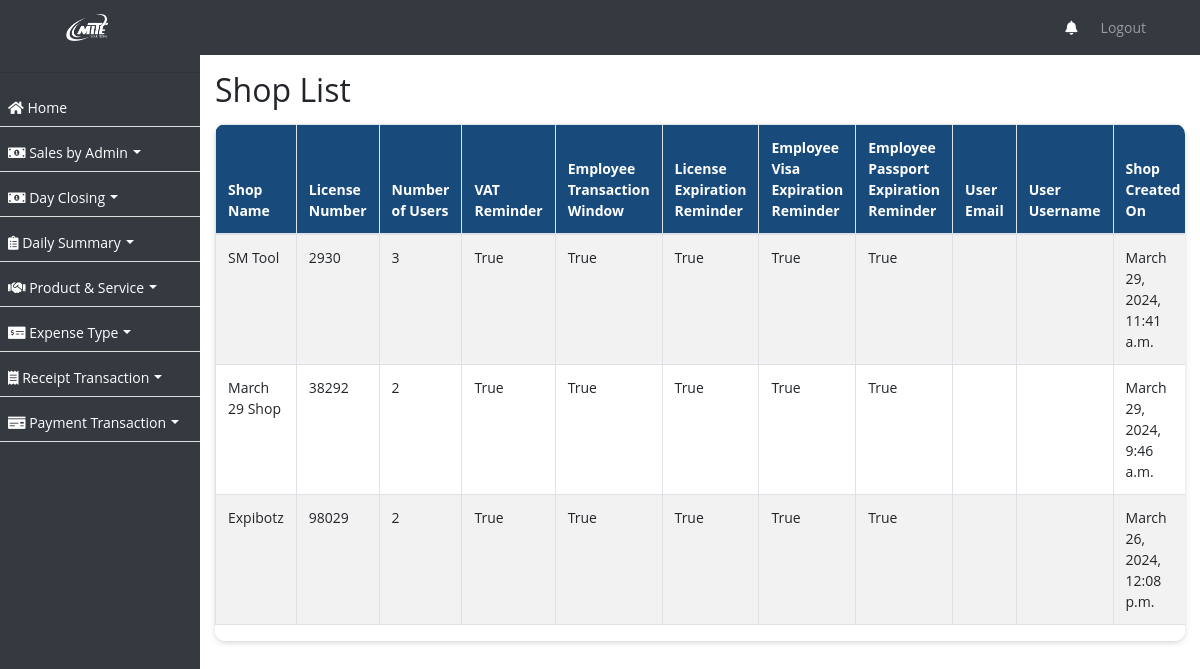
The app's page /shop/ with its own data.
### ezshopapp/models.py (models this page shows, shortened)
class Shop(models.Model):
    name = models.CharField(max_length=255, verbose_name='Shop Name')
    license_number = models.CharField(max_length=50, unique=True)
    num_users = models.PositiveIntegerField(verbose_name='Number of Users')
    vat_remainder = models.BooleanField(default=True, verbose_name='VAT Reminder')
    employee_transaction_window = models.BooleanField(default=True)
    license_expiration_reminder = models.BooleanField(default=True, verbose_name='License Expiration Reminder')
    employee_visa_expiration_reminder = models.BooleanField(default=True, verbose_name='Employee Visa Expiration Reminder')
    employee_passport_expiration_reminder = models.BooleanField(default=True, verbose_name='Employee Passport Expiration Reminder')
    admin_email = models.EmailField(max_length=100, default='')
    created_on = models.DateTimeField(auto_now_add=True, null=True)

### ezshopapp/views.py (the view)
# urls.py: path('shop/', ShopListView.as_view(), name='shop_list'),
class ShopListView(ListView):
    model = Shop
    template_name = 'shop_list.html'
    context_object_name = 'shops'
    def get_queryset(self):
        return Shop.objects.all().order_by('-name')

### ezshopapp/templates/shop_list.html (shortened to what this page needs)
{% extends 'base.html' %}
{% block content %}
  <h2>Shop List</h2>
  <div class="card table-responsive">
    <table id="shopTable" class="table table-bordered table-striped">
      <thead>
        <tr>
          <th>Shop Name</th>
          <th>License Number</th>
          <th>Number of Users</th>
          <th>VAT Reminder</th>
          <th>Employee Transaction Window</th>
          <th>License Expiration Reminder</th>
          <th>Employee Visa Expiration Reminder</th>
          <th>Employee Passport Expiration Reminder</th>
          <th>User Email</th>
          <th>User Username</th>
          <th>Shop Created On</th>
        </tr>
      </thead>
      <tbody>
        {% for shop in object_list %}
          <tr>
            <td>{{ shop.name }}</td>
            <td>{{ shop.license_number }}</td>
            <td>{{ shop.num_users }}</td>
            <td>{{ shop.vat_remainder }}</td>
            <td>{{ shop.employee_transaction_window }}</td>
            <td>{{ shop.license_expiration_reminder }}</td>
            <td>{{ shop.employee_visa_expiration_reminder }}</td>
            <td>{{ shop.employee_passport_expiration_reminder }}</td>
                <td>{{ shop.email }}</td>
                <td>{{ shop.username }}</td>
            <td>{{ shop.created_on }}</td>
          </tr>
        {% endfor %}
      </tbody>
    </table>
  </div>
{% endblock %}

### ezshopapp/templates/base.html (style rules this page uses)
body, p, h1, h2, h3, h4, h5, h6, a, li, label, input, div, span, small { font-family: "Open Sans", sans-serif !important; }
body, p, a, li, li>a { font-size:14px !important; }
body { padding-top: 56px; background-color: #ffffff !important; }
table thead { border-radius: 5px !important; }
table thead th { vertical-align: bottom; border-bottom: 2px solid #dee2e6; background-color: #184b7c !important; color: #fff !important; }
tbody { border-bottom: 0px !important; }
table { border:1px !important; }
div>.table-responsive, table, table>thead { border-radius: 10px !important; }
.card { border:0px !important; margin-top:15px; margin-bottom:15px; box-shadow: 0px 2px 6px -1px #ccc; }

### records on screen
Shop: name "SM Tool", license_number "2930", num_users "3", vat_remainder "True", employee_transaction_window "True", license_expiration_reminder "True", employee_visa_expiration_reminder "True", employee_passport_expiration_reminder "True", created_on "March 29, 2024, 11:41 a.m."
Shop: name "March 29 Shop", license_number "38292", num_users "2", vat_remainder "True", employee_transaction_window "True", license_expiration_reminder "True", employee_visa_expiration_reminder "True", employee_passport_expiration_reminder "True", created_on "March 29, 2024, 9:46 a.m."
Shop: name "Expibotz", license_number "98029", num_users "2", vat_remainder "True", employee_transaction_window "True", license_expiration_reminder "True", employee_visa_expiration_reminder "True", employee_passport_expiration_reminder "True", created_on "March 26, 2024, 12:08 p.m."
